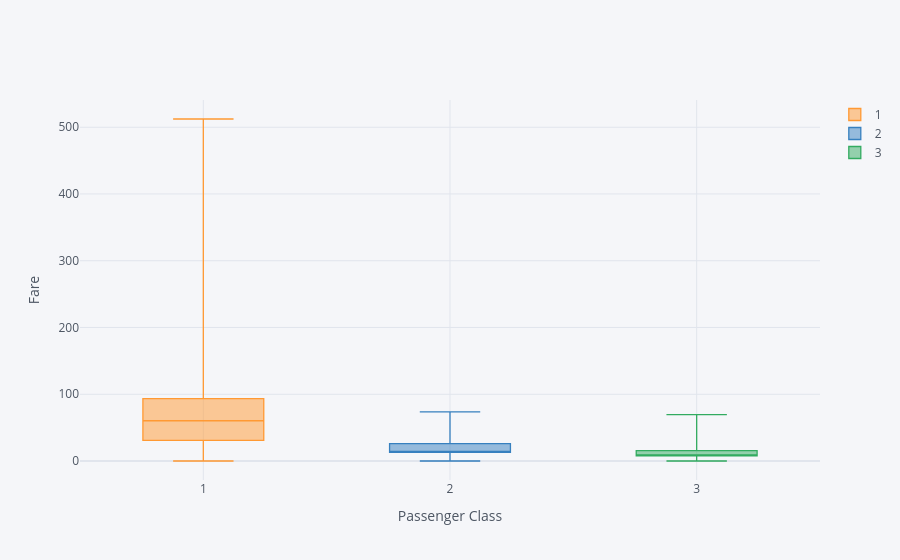

Here is the notebook cell this chart was saved with:
### Code cell
# checking Fare for each pasinger calss
train.pivot(columns='Pclass', values='Fare').iplot(kind='box', xTitle= 'Passenger Class',yTitle='Fare')

### Figure 1 — Plotly figure (JSON) as saved in the notebook; plotly's stock layout.template omitted (floating-point values rounded to 4 significant figures; data arrays with more than 128 entries replaced by an {"elided": "..."} marker saying what was removed)
{"data": [{"boxpoints": false, "line": {"width": 1.3}, "marker": {"color": "rgba(255, 153, 51, 1.0)"}, "name": "1", "orientation": "v", "type": "box", "y": {"elided": "891 float values"}}, {"boxpoints": false, "line": {"width": 1.3}, "marker": {"color": "rgba(55, 128, 191, 1.0)"}, "name": "2", "orientation": "v", "type": "box", "y": {"elided": "891 float values"}}, {"boxpoints": false, "line": {"width": 1.3}, "marker": {"color": "rgba(50, 171, 96, 1.0)"}, "name": "3", "orientation": "v", "type": "box", "y": {"elided": "891 float values"}}], "layout": {"legend": {"bgcolor": "#F5F6F9", "font": {"color": "#4D5663"}}, "paper_bgcolor": "#F5F6F9", "plot_bgcolor": "#F5F6F9", "title": {"font": {"color": "#4D5663"}}, "xaxis": {"gridcolor": "#E1E5ED", "showgrid": true, "tickfont": {"color": "#4D5663"}, "title": {"font": {"color": "#4D5663"}, "text": "Passenger Class"}, "zerolinecolor": "#E1E5ED"}, "yaxis": {"gridcolor": "#E1E5ED", "showgrid": true, "tickfont": {"color": "#4D5663"}, "title": {"font": {"color": "#4D5663"}, "text": "Fare"}, "zerolinecolor": "#E1E5ED"}}}
